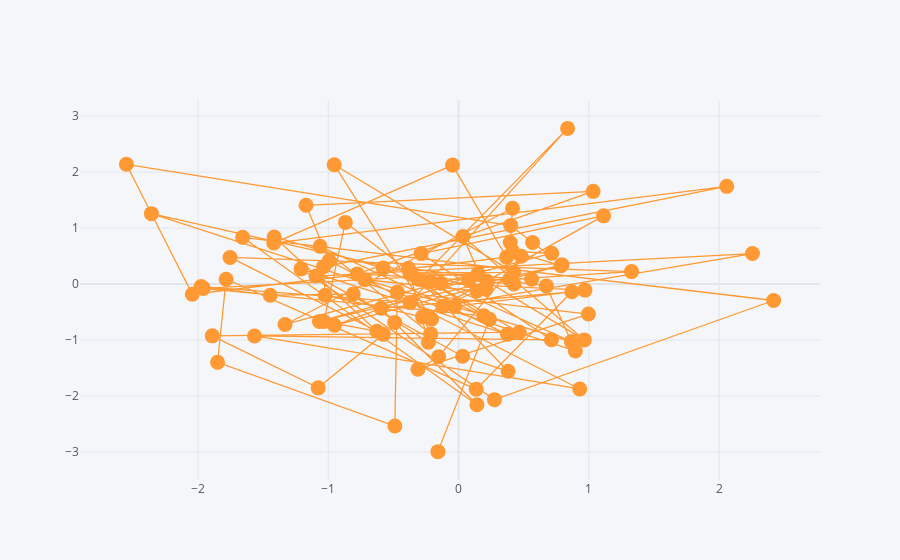

The notebook cell saved with this chart:
### Code cell
#df.iplot(kind='scatter',x='A',y='B',mode='lines',size=15)
df.iplot(kind='scatter',x='A',y='B',mode='lines+markers',size=15)
